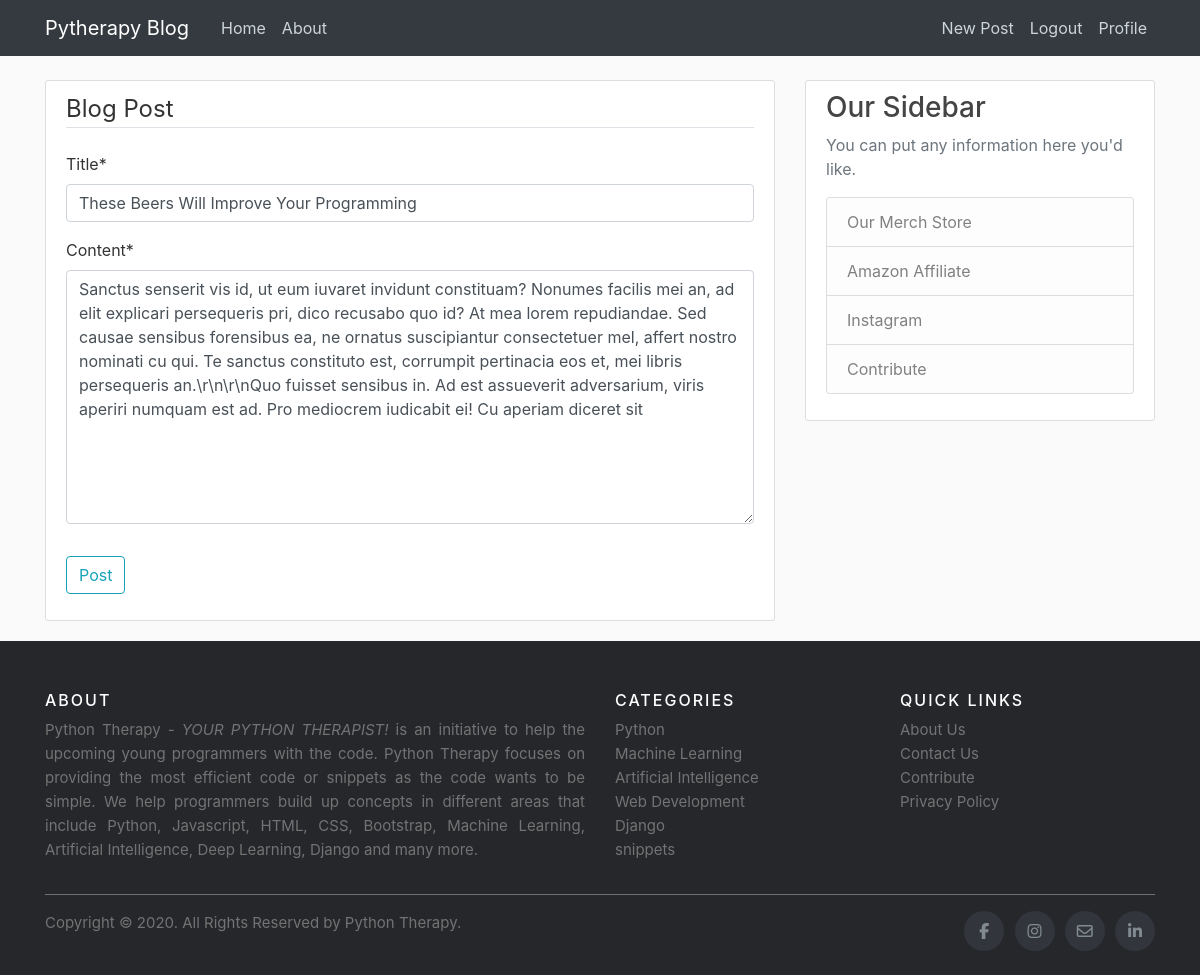
The page /post/13/update (signed in) on the database its author committed.
### blog/models.py (models this page shows, shortened)
class Post(models.Model):
    title = models.CharField(max_length=100)
    content = models.TextField()
    date_posted = models.DateTimeField(default = timezone.now)
    author = models.ForeignKey(User, on_delete = models.CASCADE)

### blog/views.py (the view, shortened to what this page needs)
# urls.py: path('post/<int:pk>/update', PostUpdateView.as_view(), name = 'blog-update'),
class PostUpdateView(LoginRequiredMixin,UserPassesTestMixin,UpdateView):
    model = Post
    fields = ['title' , 'content']
    def test_func(self):
        post = self.get_object()
        if self.request.user == post.author:
            return True
        return False

### blog/templates/blog/post_form.html (shortened to what this page needs)
{% extends "blog/base.html" %}
{% load crispy_forms_tags %}
{% block content %}
    <div class = "content-section">
        <form method = "POST">
            <fieldset class = "form-group">
                <legend class = "border-bottom mb-4">Blog Post </legend>
                 {{ form|crispy }}
            </fieldset>
            <div class = "form-group">
                <button class = "btn btn-outline-info" type = "submit">Post</button>
            </div>
        </form>
  </div>
{% endblock content%}

### blog/static/blog/main.css (style rules this page uses)
body { background: #fafafa; color: #333333; margin-top: 5rem; }
.content-section { background: #ffffff; padding: 10px 20px; border: 1px solid #dddddd; border-radius: 3px; margin-bottom: 20px; }

### rows shown on the page
Post: title "These Beers Will Improve Your Programming", content "Sanctus senserit vis id, ut eum iuvaret invidunt constituam? Nonumes facilis mei an, ad elit explicari persequeris pri, dico recusabo quo id? At mea lorem repudiandae. Sed causae sensibus forensibus ea, ne ornatus suscipiantur consectetuer mel, affert nostro nominati cu qui. Te sanctus constituto est, corrumpit pertinacia eos et, mei libris persequeris an.\\r\\n\\r\\nQuo fuisset sensibus in. Ad est assueverit adversarium, viris aperiri numquam est ad. Pro mediocrem iudicabit ei! Cu aperiam diceret sit"
